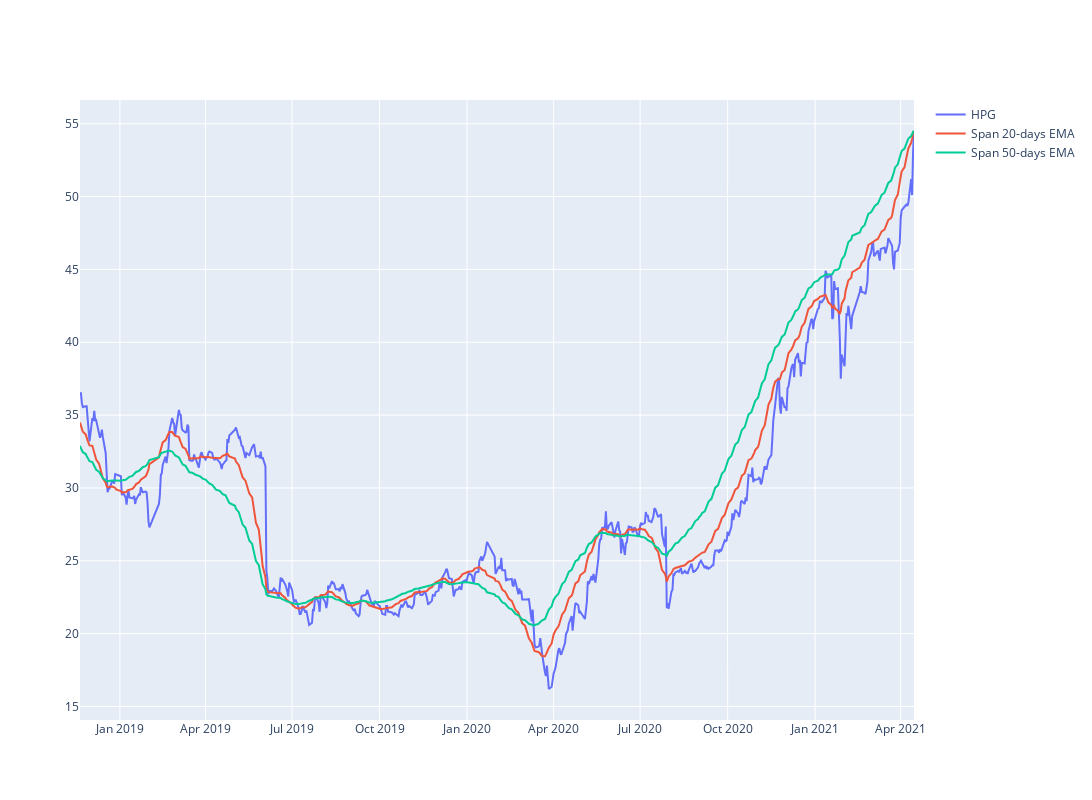

Notebook cell for this chart:
### Code cell
#plot linechart for HPG price
short_rolling = df_hpg['<Close>'].rolling(window=20).mean()

ema_long = df_hpg['<Close>'].ewm(span=50, adjust=False).mean()
ema_short = df_hpg['<Close>'].ewm(span=20, adjust=False).mean()
line_hpg = df_hpg['<Close>']
fig = go.Figure()
#px.line(df_hpg, x='datetime', y='<Close>', labels={'x':'Date', 'y':'Price'})
fig.update_layout(  autosize=False,   width=1200,    height=800)
fig.add_trace(go.Scatter(x=df_hpg.datetime, y=line_hpg, 
                        mode='lines', name='HPG'))

fig.add_trace(go.Scatter(x=df_hpg.datetime, y=ema_short, 
                        mode='lines', name='Span 20-days EMA'))

fig.add_trace(go.Scatter(x=df_hpg.datetime, y=ema_long, 
                        mode='lines', name='Span 50-days EMA'))

### Figure 1 — Plotly figure (JSON) as saved in the notebook; plotly's stock layout.template omitted (floating-point values rounded to 4 significant figures; data arrays with more than 128 entries replaced by an {"elided": "..."} marker saying what was removed)
{"data": [{"mode": "lines", "name": "HPG", "type": "scatter", "x": {"elided": "600 str values"}, "y": {"elided": "600 float values"}}, {"mode": "lines", "name": "Span 20-days EMA", "type": "scatter", "x": {"elided": "600 str values"}, "y": {"elided": "600 float values"}}, {"mode": "lines", "name": "Span 50-days EMA", "type": "scatter", "x": {"elided": "600 str values"}, "y": {"elided": "600 float values"}}], "layout": {"autosize": false, "height": 800, "width": 1200}}
